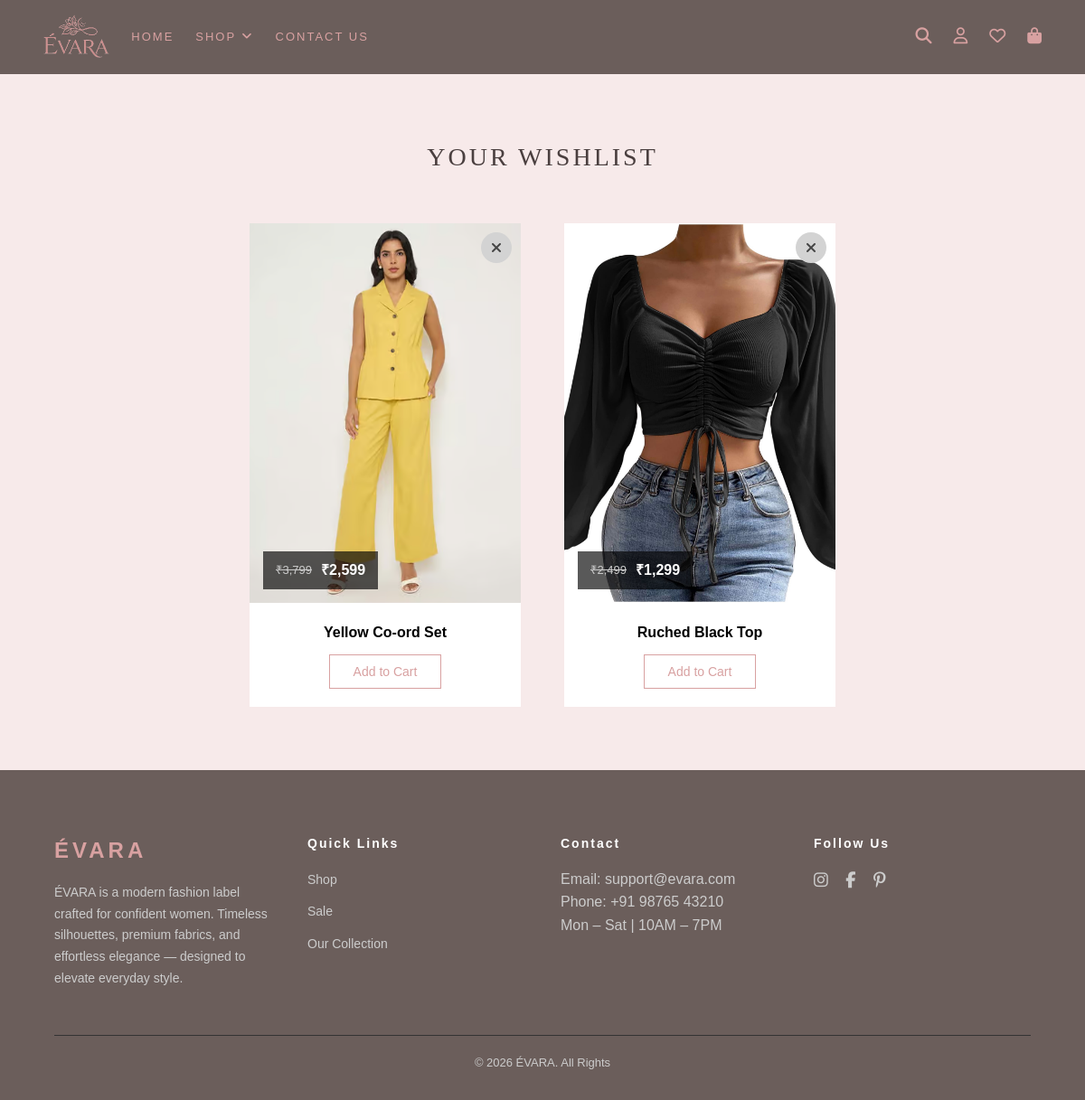
The app's page /wishlist (signed in) with its own data.
### tables this page shows
CREATE TABLE product_images (id integer primary key  autoincrement, product_id integer, image_url text not null, type TEXT, foreign key(product_id) references products(id));

CREATE TABLE products ( id INTEGER PRIMARY KEY AUTOINCREMENT, name TEXT NOT NULL, description TEXT, price NUMERIC NOT NULL, sale_price NUMERIC, category_id INTEGER, stock INTEGER, is_featured BOOLEAN, created_at DATETIME DEFAULT CURRENT_TIMESTAMP, FOREIGN KEY(category_id) REFERENCES categories(id));

### app.py (the view)
@app.route('/wishlist')
def wishlist():
    if 'user_id' not in session:
        return redirect(url_for('login'))
    with get_db_connection() as conn:
        products = conn.execute("SELECT * FROM products JOIN product_images ON product_images.product_id = products.id JOIN wishlist ON products.id = wishlist.product_id WHERE product_images.type = 'f' AND wishlist.user_id = ?", (session['user_id'],)).fetchall()
        cart_ids = []
        if 'user_id' in session:
            rows = conn.execute("SELECT product_id FROM cart WHERE user_id = ?",(session['user_id'],)).fetchall()
            cart_ids = [row['product_id'] for row in rows]
    return render_template("wishlist.html", products=products, cart_ids=cart_ids)

### app.py (called while the page is built)
def get_db_connection():
    conn = sqlite3.connect("app.db")
    conn.row_factory = sqlite3.Row
    return conn

### helpers.py (called while the page is built)
def rs(value):
    return f"₹{value:,}"

### templates/wishlist.html (shortened to what this page needs)
{% extends "layout.html" %}
{% block content %}
         {% if products %}
            <div class="cart-page">
               <h1 class="cart-title">YOUR WISHLIST</h1>
               <div class="item-cards">
                  {%  for product in products %}
                  <div class="item-card" data-link="{{ url_for('product_detail', id=product['id']) }}">
                     <div class="card-img">
                        <img src="{{ url_for('static', filename=product['image_url']) }}">
                        <form class="wishlist-remove-form" action="{{ url_for('toggle_wishlist', product_id=product['id']) }}" method="POST">
                           <button type="submit" class="wishlist-remove-btn">
                              <i class="fa-solid fa-xmark"></i>
                           </button>
                        </form>
                        <span class="price-tag">
                              {% if product['sale_price'] %}
                                 <span class="old-price">{{ rs(product['price']) }}</span>
                                 <span class="new-price">{{ rs(product['sale_price']) }}</span>
                              {% else %}
                                 <span class="new-price">{{ rs(product['price']) }}</span>
                              {% endif %}
                        </span>
                     </div>
                     <div class="card-info">
                        <h5>{{ product['name'] }}</h5>
                        <form action="{{ url_for('toggle_cart', product_id=product['id']) }}" method="POST">
                              {% if product['id'] in cart_ids %}
                                 <button class="add-cart-added">Added ✓</button>
                              {% else %}
                                 <button class="add-cart">Add to Cart</button>
                              {% endif %}
                        </form>
                     </div>
                  </div>
                  {% endfor %}
               </div>
            </div>
         {% endif %}
{% endblock %}

### static/style.css (style rules this page uses)
* { margin: 0; padding: 0; box-sizing: border-box; }
body { background-color: #f7eaea; font-family: Arial, sans-serif; line-height: 1.6; width: 100%; overflow-x: hidden; }
h1 { font-size: clamp(2rem, 6vw, 4rem); color: #d8a1a1; font-family: "AmstelvarAlpha", serif; letter-spacing: 0.25rem; transition: transform 0.1s ease-out; text-align: center; margin-bottom: 2rem; }
.item-cards { display: flex; gap: 3rem; justify-content: center; flex-wrap: wrap; }
.item-card { width: 300px; max-width: 100%; background: #fff; overflow: hidden; transition: transform 0.4s ease; cursor: pointer; }
.card-img { position: relative; width: 100%; padding-top: 140%; overflow: hidden; }
.card-img img { position: absolute; top: 0; left: 0; width: 100%; height: 100%; object-fit: cover; object-position: center; }
.price-tag { position: absolute; bottom: 15px; left: 15px; background: rgba(0,0,0,0.65); padding: 8px 14px; display: flex; gap: 10px; align-items: center; z-index: 2; }
.old-price { color: #ccc; font-size: 13px; text-decoration: line-through; }
.new-price { color: #fff; font-size: 16px; font-weight: bold; }
.card-info { padding: 20px; text-align: center; }
.card-info h5 { margin-bottom: 12px; font-size: 16px; }
.add-cart { padding: 10px 26px; background: transparent; border: 1px solid #d8a1a1; color: #d8a1a1; cursor: pointer; transition: all 0.3s ease; font-size: 14px; }
.cart-page { padding: 70px 10%; min-height: 80vh; }
.cart-title { text-align: center; font-size: 28px; letter-spacing: 3px; margin-bottom: 50px; font-weight: 500; color: #4a3f3f; }
.wishlist-remove-form { position: absolute; top: 10px; right: 10px; }
.wishlist-remove-btn { background: lightgrey; border: none; width: 34px; height: 34px; border-radius: 50%; cursor: pointer; display: flex; align-items: center; justify-content: center; transition: 0.3s ease; }
.wishlist-remove-btn i { font-size: 16px; color: #444; transition: 0.3s ease; }

### records on screen
product_images: image_url (picture), name "Yellow Co-ord Set"
products: price "₹3,799", sale_price "₹2,599"
product_images: image_url (picture), name "Ruched Black Top"
products: price "₹2,499", sale_price "₹1,299"
